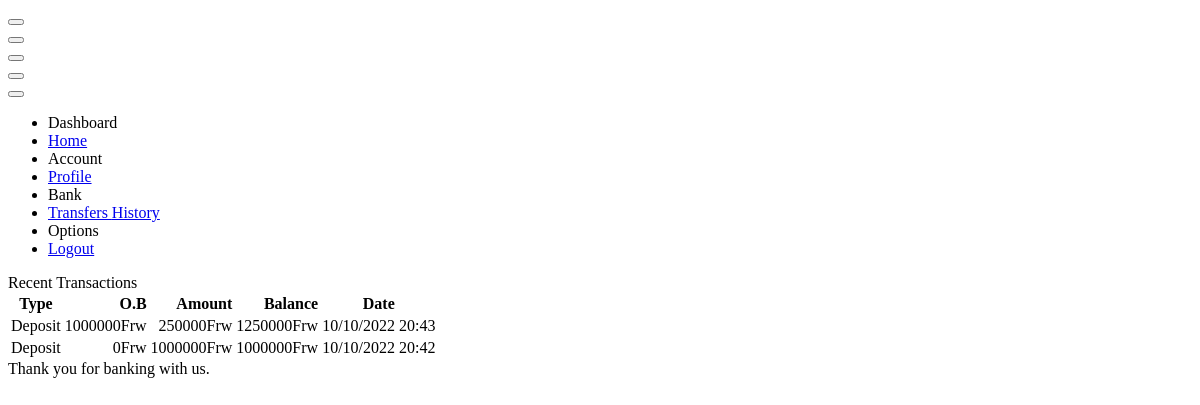
The app's page /member/bank.php (signed in) with its own data.
### tables this page shows
CREATE TABLE `transactions` (
  `id` int(11) NOT NULL,
  `type` varchar(100) NOT NULL,
  `account` varchar(100) NOT NULL,
  `ob` varchar(100) NOT NULL,
  `amount` varchar(100) NOT NULL,
  `balance` varchar(100) NOT NULL,
  `trdate` varchar(100) NOT NULL,
  `trdatealt` varchar(100) NOT NULL,
  `deleted` int(1) NOT NULL DEFAULT 0
);

### member/bank.php (the view, shortened to what this page needs)
<?php
if (!isset($_SESSION['gb_member'])) {
  echo"<script>window.location='../index';</script>";
}else{
    $accountNo = $_SESSION['gb_member'];
}
?>
<!DOCTYPE html>
<html lang="en" >
<head>
  <link rel="stylesheet" href="./style.css">
</head>
<body>
<!doctype html>
<html lang="en">
<head>
<link href="https://demo.dashboardpack.com/architectui-html-free/main.css" rel="stylesheet"></head>
<body>
    <div class="app-container app-theme-white body-tabs-shadow fixed-sidebar fixed-header">
        <div class="app-header header-shadow">
            <div class="app-header__logo">
                <div class="header__pane ml-auto">
                    <div>
                        <button type="button" class="hamburger close-sidebar-btn hamburger--elastic" data-class="closed-sidebar">
                        </button>
                    </div>
                </div>
            </div>
            <div class="app-header__mobile-menu">
                <div>
                    <button type="button" class="hamburger hamburger--elastic mobile-toggle-nav">
                    </button>
                </div>
            </div>
        </div>
        <div class="app-main">
                <div class="app-sidebar sidebar-shadow">
                    <div class="app-header__logo">
                        <div class="header__pane ml-auto">
                            <div>
                                <button type="button" class="hamburger close-sidebar-btn hamburger--elastic" data-class="closed-sidebar">
                                </button>
                            </div>
                        </div>
                    </div>
                    <div class="app-header__mobile-menu">
                        <div>
                            <button type="button" class="hamburger hamburger--elastic mobile-toggle-nav">
                            </button>
                        </div>
                    </div>
                    <div class="app-header__menu">
                        <span>
                            <button type="button" class="btn-icon btn-icon-only btn btn-primary btn-sm mobile-toggle-header-nav">
                            </button>
                        </span>
                    </div>
                    <div class="scrollbar-sidebar">
                        <div class="app-sidebar__inner">
                            <ul class="vertical-nav-menu">
                                <li class="app-sidebar__heading">Dashboard</li>
                                <li>
                                    <a href="index">
                                        Home
                                    </a>
                                </li>
                                <li class="app-sidebar__heading">Account</li>
                                <li>
                                    <a href="profile">
                                        Profile
                                    </a>
                                </li>
                                <li class="app-sidebar__heading">Bank</li>
                                <li>
                                    <a href="transfers">
                                        Transfers
                                    </a>
                                    <a href="bank" class="mm-active">
                                        History
                                    </a>
                                </li>
                                <li class="app-sidebar__heading">Options</li>
                                <li>
                                    <a href="logout">
                                        Logout
                                    </a>
                                </li>
                            </ul>
                        </div>
                    </div>
                </div>
                <div class="app-main__outer">
                    <div class="app-main__inner">
                        <div class="row">
                            <div class="col-md-12">
                                <div class="main-card mb-3 card">
                                    <div class="card-header">Recent Transactions</div>
                                    <div class="table-responsive">
                                        <table class="align-middle mb-0 table table-borderless table-striped table-hover">
                                            <thead>
                                            <tr>
                                                <th>Type</th>
                                                <th style='text-align: right;'>O.B</th>
                                                <th style='text-align: right;'>Amount</th>
                                                <th style='text-align: right;'>Balance</th>
                                                <th>Date</th>
                                            </tr>
                                            </thead>
                                            <tbody>
                                            <?php
                                                $sql_u = mysqli_query($connect, "SELECT * FROM transactions WHERE account = '$accountNo' ORDER BY id DESC LIMIT 10");
                                                while($d_u = mysqli_fetch_array($sql_u)){
                                                   if($d_u['type'] == 'in'){
                                                        $type = 'Deposit';
                                                    }elseif($d_u['type'] == 'out'){
                                                       $type = 'Withdraw';
                                                    }
                                                    echo"<tr>
                                                        <td>".$type."</td>
                                                        <td style='text-align: right;'>".$d_u['ob']."Frw</td>
                                                        <td style='text-align: right;'>".$d_u['amount']."Frw</td>
                                                        <td style='text-align: right;'>".$d_u['balance']."Frw</td>
                                                        <td>".date('d/m/Y H:i', $d_u['trdate'])."</td>
                                                    </tr>";
                                                }
                                            ?>
                                            </tbody>
                                        </table>
                                    </div>
                                    <div class="d-block text-center card-footer">
                                        Thank you for banking with us.
                                    </div>
                                </div>
                            </div>
                        </div>
                    </div>
                </div>
        </div>
    </div>
<script type="text/javascript" src="https://demo.dashboardpack.com/architectui-html-free/assets/scripts/main.js"></script></body>
</html>
</body>
</html>

### records on screen
transactions: type "Deposit", ob "1000000", amount "250000", balance "1250000", trdate "10/10/2022 20:43"
transactions: type "Deposit", ob "0", amount "1000000", balance "1000000", trdate "10/10/2022 20:42"
